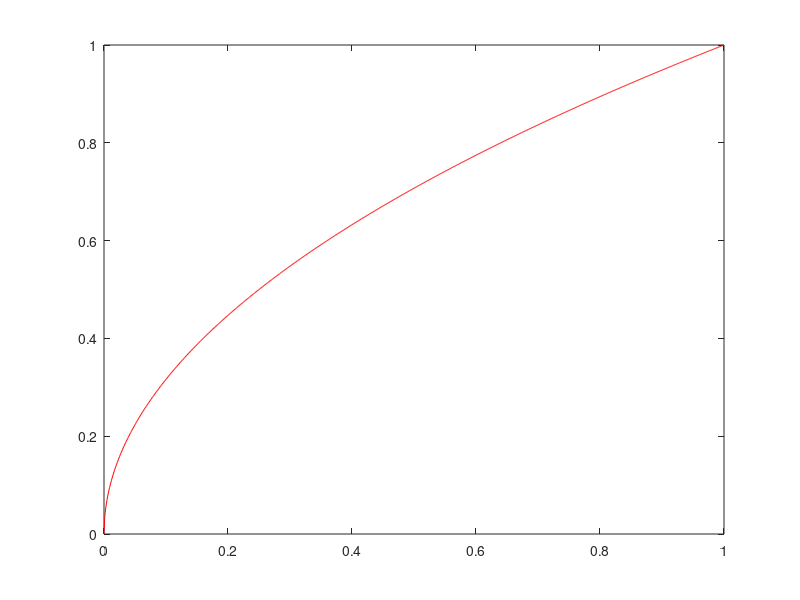

MATLAB code for this plot: (Note: this script raises an error after producing the figure.)
function B02A02()
    part1(); 
    part2(); 
end

function part1()
    disp("Part 1: Approximation of sqrt(x) with a linear spline");
    disp("Please press enter to view the next step...");
    disp(" ");
    plot_f();
    call_calc(@plot_linear_approximation_of_f, @eqidistant);
    call_calc(@plot_linear_approximation_of_f, @quartic);
    hold off;
end    

function part2()
    disp(" ");
    disp(" ");
    disp("Part 2: Approximation of sqrt(x) with a linear spline");
    disp("Please press enter to view the next step...");
    disp(" ");
    plot_g();
    call_calc(@cubic_spline_interpolation_of_g, @eqidistant);
    call_calc(@cubic_spline_interpolation_of_g, @quartic);
    hold off;
end


function call_calc(calc, grid_points)
    if (isequal(grid_points, @eqidistant))
        disp("equidistant grid points:");
    else 
        disp(" ");
        disp("quartic-distant grid points:");
    end
    for k=1:4
        n = 2^k;
        x = grid_points(n);
        calc(x);
    end
end

function x = eqidistant(n)
    x = zeros(n+1,0);
    for i=0:n
        x(i+1) = i/n;
    end 
end    

function x = quartic(n)
    x = zeros(n+1,0);
    for i=0:n
        x(i+1) = (i/n)^4;
    end  
end    


%% f: This is the function from part i)
function y = f(x)
    y = sqrt(x);
end

%% g: This is the function from part ii)
function y = g(x)
    y = sin(2*pi*x);
end

function plot_f()
    n = 1000;
    x = linspace(0,1, n);
    y = zeros(n,1);
    for i=1:n
        y(i) = f(x(i));
    end
    plot(x,y, "r");
    hold on;
end

function plot_g()
    n = 1000;
    x = linspace(0,1, n);
    y = zeros(n,1);
    for i=1:n
        y(i) = g(x(i));
    end
    plot(x,y, "r");
    hold on;
end

function plot_linear_approximation_of_f(x)
    n = length(x);
    fprintf("\tn = %d\n", n-1);
    y = f(x);
    current_plot = plot(x,y, "-ob");
    legend("sqrt(x)", "linear spline, n = " + int2str(n-1));
    pause;
    delete(current_plot);
end

function cubic_spline_interpolation_of_g(x)
    [A, b] = calc_conditions(x);
    coefficients = linsolve(A,b);
    plot_spline(x, coefficients);
end

function [A,b] = calc_conditions(x)
    n = length(x)-1;
    fprintf("\tn = %d\n", n);
    y = g(x);
    % a_1, ..., a_n, b_1, ..., b_n, c_1, ..., c_n, d_1, ..., d_n
    A = zeros(4*n);
    b = zeros(4*n, 1);
    % grid points left
    for i=1:n
        A(i, (i-1)*4+1) = x(i)^3;
        A(i, (i-1)*4+2) = x(i)^2;
        A(i, (i-1)*4+3) = x(i);
        A(i, (i-1)*4+4) = 1;

        b(i) = y(i);
    end
    % grid points right
    for i=1:n
        A(i+n, (i-1)*4+1) = x(i+1)^3;
        A(i+n, (i-1)*4+2) = x(i+1)^2;
        A(i+n, (i-1)*4+3) = x(i+1);
        A(i+n, (i-1)*4+4) = 1;

        b(i+n) = y(i+1);
    end
    % first derivatives
    for i=1:n-1
        A(i+2*n, (i-1)*4+1) = 3*x(i+1)^2;
        A(i+2*n, (i-1)*4+2) = 2*x(i+1);
        A(i+2*n, (i-1)*4+3) = 1;

        A(i+2*n, (i-1)*4+5) = - 3*x(i+1)^2;
        A(i+2*n, (i-1)*4+6) = - 2*x(i+1);
        A(i+2*n, (i-1)*4+7) = - 1;

        b(i+2*n) = 0;
    end
    % second derivatives
    for i=1:n-1
        A(i+3*n-1, (i-1)*4+1) = 6*x(i+1);
        A(i+3*n-1, (i-1)*4+2) = 2;

        A(i+3*n-1, (i-1)*4+5) = - 6*x(i+1);
        A(i+3*n-1, (i-1)*4+6) = - 2;

        b(i+3*n-1) = 0;    
    end
    % natural Randbedingungen
    A(4*n-1, 1) = 6*x(1);
    A(4*n-1, 2) = 2;
    b(4*n-1) = 0;
    A(4*n, 4*(n-1)+1) = 6*x(n+1);
    A(4*n, 4*(n-1)+2) = 2;
    b(4*n) = 0;
end


function plot_spline(x_grid, coefficients)
    n = 100;
    x = linspace(0,1,n);
    y = zeros(n,1);
    for i=1:n
        y(i) = evaluate_spline(x_grid, coefficients, x(i));
    end
    current_plot = plot(x,y, "b");
    n = length(x_grid);
    y = zeros(n,1);
    for i=1:n 
        y(i) = g(x_grid(i));
    end
    current_plot_2 = plot(x_grid, y, "ob");
    legend("sin(2*pi*x)", "cubic spline, n = " + int2str(length(x_grid)-1), "grid points");
    pause;
    delete(current_plot);
    delete(current_plot_2);
end    

function y = evaluate_spline(x_grid, coefficients, x)
    n = length(x_grid)-1;
    for i=1:n
        if (x >= x_grid(i) && x <= x_grid(i+1))
            a = coefficients(4*(i-1)+1);
            b = coefficients(4*(i-1)+2);
            c = coefficients(4*(i-1)+3);
            d = coefficients(4*(i-1)+4);
            
            y = a*x^3+b*x^2+c*x+d;
            return;
        end
    end    
end